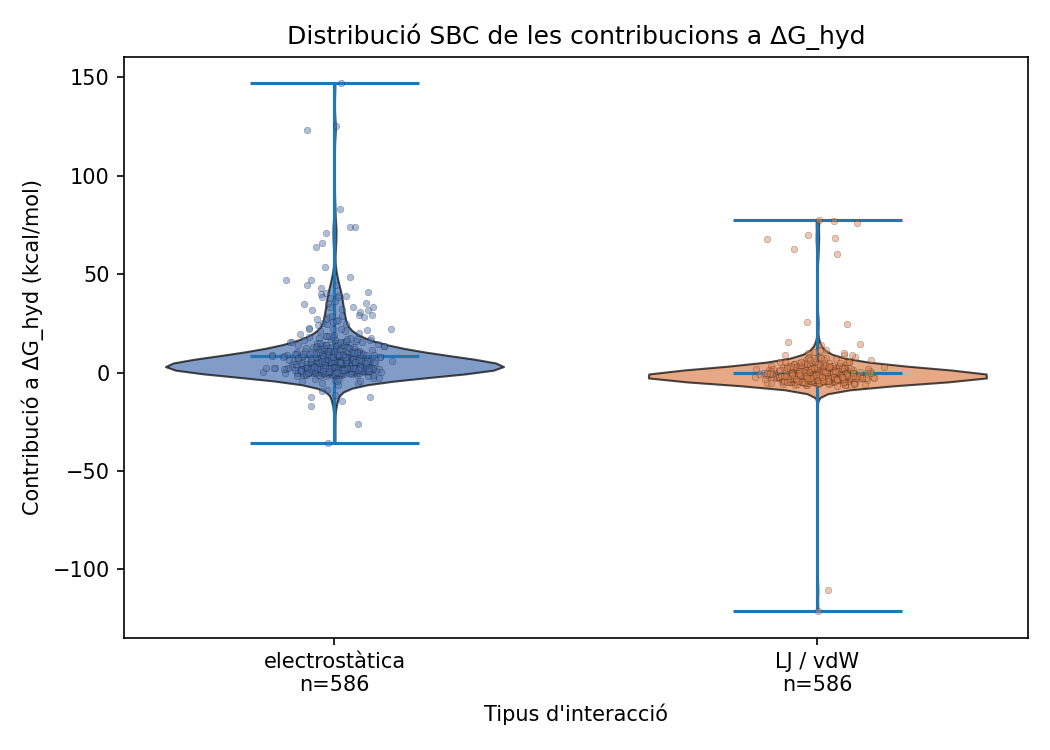

Write the Python code that produced this figure.

import json
import math
import os
import tempfile
from pathlib import Path

os.environ.setdefault('MPLCONFIGDIR', str(Path(tempfile.gettempdir()) / 'matplotlib'))

import matplotlib.pyplot as plt
import numpy as np


def find_value(d, keys):
    for k in keys:
        if k in d:
            try:
                v = d[k]
                if v is None:
                    continue
                return float(v)
            except Exception:
                continue
    return None


def main():
    base = Path(__file__).resolve().parents[2] / 'outputs_SBC-ok'
    if not base.exists():
        base = Path('outputs_SBC-ok')

    elec_diffs = []
    lj_diffs = []
    n_json = 0

    # key variants to be tolerant
    elec_aq_keys = ['DG_elec_aq_kcal_mol', 'ΔG_elec,aq', 'dG_elec_aq', 'dG_elec,aq', 'DG_elec_aq']
    elec_gas_keys = ['DG_elec_gas_kcal_mol', 'ΔG_elec,gas', 'dG_elec_gas', 'dG_elec,gas', 'DG_elec_gas']
    lj_aq_keys = ['DG_lj_aq_kcal_mol', 'ΔG_LJ,aq', 'dG_LJ_aq', 'dG_LJ,aq', 'DG_LJ_aq', 'ΔG_vdW,aq', 'dG_vdW_aq']
    lj_gas_keys = ['DG_lj_gas_kcal_mol', 'ΔG_LJ,gas', 'dG_LJ_gas', 'dG_LJ,gas', 'DG_LJ_gas', 'ΔG_vdW,gas', 'dG_vdW_gas']

    for moldir in sorted(base.iterdir() if base.exists() else []):
        if not moldir.is_dir():
            continue
        rj = moldir / 'results.json'
        if not rj.exists():
            continue
        try:
            data = json.loads(rj.read_text(encoding='utf-8'))
        except Exception:
            continue
        n_json += 1

        elec_aq = find_value(data, elec_aq_keys)
        elec_gas = find_value(data, elec_gas_keys)
        lj_aq = find_value(data, lj_aq_keys)
        lj_gas = find_value(data, lj_gas_keys)

        elec_diff = None
        lj_diff = None
        if elec_aq is not None and elec_gas is not None:
            elec_diff = elec_aq - elec_gas
            elec_diffs.append(elec_diff)
        if lj_aq is not None and lj_gas is not None:
            lj_diff = lj_aq - lj_gas
            lj_diffs.append(lj_diff)

    # require some data
    if len(elec_diffs) == 0 and len(lj_diffs) == 0:
        print('No he trobat dades a outputs_SBC-ok/*/results.json')
        return

    # Make arrays and remove NaNs
    elec = np.array([x for x in elec_diffs if not math.isnan(x)])
    lj = np.array([x for x in lj_diffs if not math.isnan(x)])
    # Plot violin plot for comparison
    plt.figure(figsize=(7, 5))

    colors = ['#4C72B0', '#DD8452']  # blau = electrostàtica, taronja = LJ

    datasets = []
    labels = []
    used_colors = []
    if len(elec):
        datasets.append(elec)
        labels.append(f'electrostàtica\nn={len(elec)}')
        used_colors.append(colors[0])
    if len(lj):
        datasets.append(lj)
        labels.append(f'LJ / vdW\nn={len(lj)}')
        used_colors.append(colors[1])

    if len(datasets) == 0:
        print('No hi ha dades numèriques per representar')
        return

    positions = list(range(1, len(datasets) + 1))
    parts = plt.violinplot(datasets, positions=positions, showmeans=True, showextrema=True, widths=0.7)
    for pc, color in zip(parts['bodies'], used_colors):
        pc.set_facecolor(color)
        pc.set_edgecolor('black')
        pc.set_alpha(0.7)

    # Punts individuals superposats amb una mica de jitter per veure la densitat real.
    rng = np.random.default_rng(123)
    for pos, data, color in zip(positions, datasets, used_colors):
        jitter = rng.normal(0, 0.045, size=len(data))
        plt.scatter(
            np.full(len(data), pos) + jitter,
            data,
            s=10,
            color=color,
            edgecolor='black',
            linewidth=0.2,
            alpha=0.45,
            zorder=3,
        )

    plt.xticks(positions, labels)
    plt.xlabel("Tipus d'interacció")
    plt.ylabel('Contribució a ΔG_hyd (kcal/mol)')
    plt.title('Distribució SBC de les contribucions a ΔG_hyd')

    plt.tight_layout()

    out = Path(__file__).with_suffix('.png')
    plt.savefig(out, dpi=150)
    print(f'Gràfica guardada a: {out}')
    print(f'Fitxers JSON llegits: {n_json}')
    print(f'Punts electrostàtica: {len(elec)}')
    print(f'Punts LJ / vdW: {len(lj)}')


if __name__ == '__main__':
    main()
